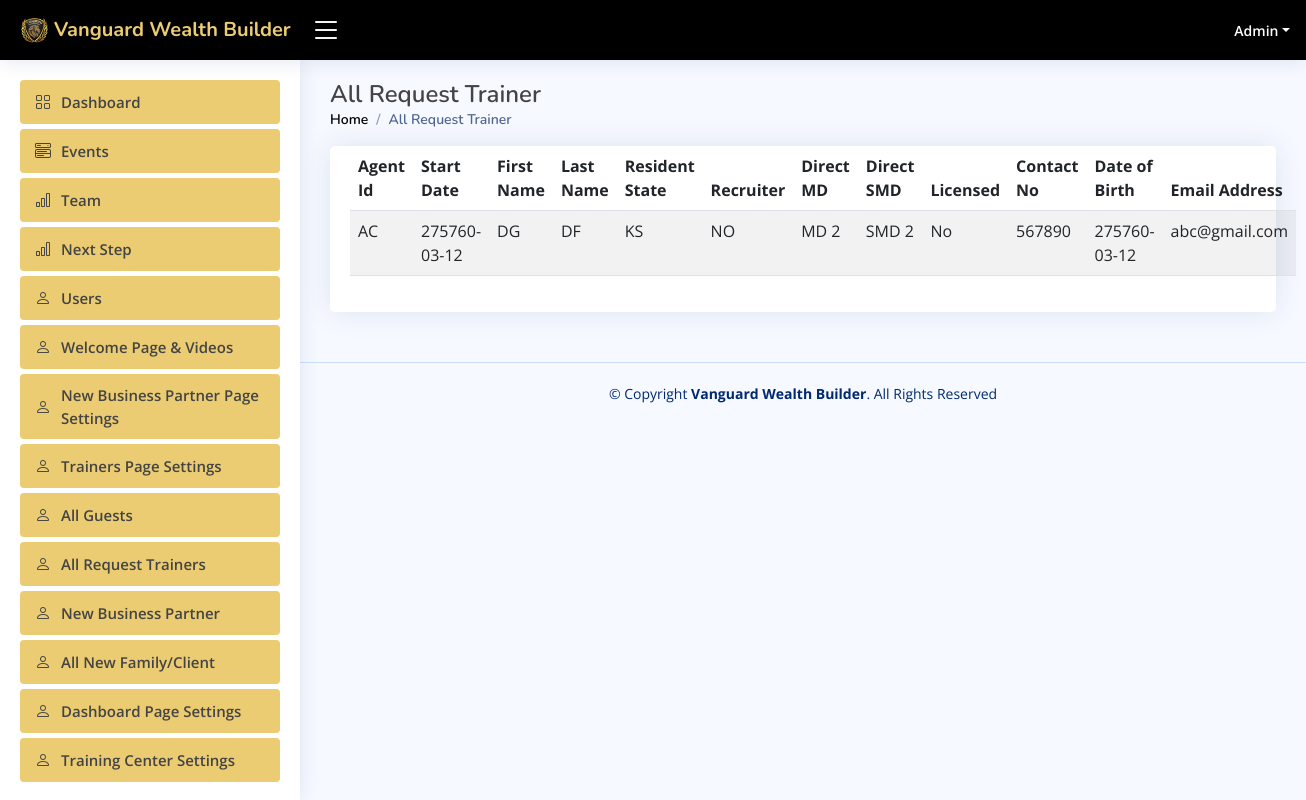
The app's page /admin/business_partners.php (signed in) with its own data.
### tables this page shows
CREATE TABLE `users` (
  `id` int(11) NOT NULL,
  `user_type` int(11) NOT NULL DEFAULT '0' COMMENT '0=user,1=admin',
  `fname` varchar(50) DEFAULT NULL,
  `lname` varchar(150) DEFAULT NULL,
  `agent_code` int(150) DEFAULT NULL,
  `email` varchar(50) DEFAULT NULL,
  `phone` varchar(100) DEFAULT NULL,
  `business_patner` varchar(150) DEFAULT NULL,
  `us_states` varchar(150) DEFAULT NULL,
  `password` varchar(255) DEFAULT NULL,
  `status` int(11) NOT NULL DEFAULT '0' COMMENT '1=active,0=block',
  `reset_token` varchar(10) DEFAULT NULL,
  `image_path` varchar(255) DEFAULT NULL,
  `notes` text,
  `address` text,
  `create_date` datetime DEFAULT NULL,
  `updated_date` datetime DEFAULT NULL
);

### serverside/functions.php (called while the page is built, shortened)
<?php
require_once 'crud.php';
class Functions
{
    private $db;
    function __construct()
    {
        $this->db = new Database();
        $this->db->connect();
    }
    function getSingleUser($id)
    {
        $sql = "select * from users where id='$id'";
        if ($this->db->sql($sql)) {
            return $this->db->getResult();
        }
    }
    function getAllBusinessPartners()
    {
        $sql = "select * from `new-recruit`";
        if ($this->db->sql($sql)) {
            return $this->db->getResult();
        }
    }
}

### serverside/crud.php (called while the page is built, shortened)
<?php
class Database {
       private $db_host = "localhost";
       private $db_user = "root";
       private $db_pass = "";
       private $db_name = "wanguard";
    private $con = false;
    private $myconn = "";
    private $result = array();
    public function connect() {
        if (!$this->con) {
            $this->myconn = new mysqli($this->db_host, $this->db_user, $this->db_pass, $this->db_name);
            if ($this->myconn->connect_errno > 0) {
                array_push($this->result, $this->myconn->connect_error);
                return false;
            } else {
                $this->con = true;
                return true;
            }
        } else {
            return true;
        }
    }
    public function sql($sql) {
        $this->result = array();
        $query = $this->myconn->query($sql);
        if ($query) {
            $this->numResults = 0;
            if (isset($query->num_rows) && ( $query->num_rows > 0)) {
                $this->numResults = $query->num_rows;
            }
            for ($i = 0; $i < $this->numResults; $i++) {
                $r = $query->fetch_array();
                $key = array_keys($r);
                for ($x = 0; $x < count($key); $x++) {
                    if (!is_int($key[$x])) {
                        if ($query->num_rows >= 1) {
                            $this->result[$i][$key[$x]] = $r[$key[$x]];
                        } else {
                            $this->result = null;
                        }
                    }
                }
            }
            return true;
        } else {
            array_push($this->result, $this->myconn->error);
            return false;
        }
    }
    public function getResult() {
        $val = $this->result;
        $this->result = array();
        return $val;
    }
}

### admin/business_partners.php (the view, shortened to what this page needs)
<?php
include_once "includes/dashboard-header.php";
$func=new Functions();
$all_business_partners=$func->getAllBusinessPartners();
?>
    <main id="main" class="main">
        <div class="pagetitle">
            <h1>All Request Trainer</h1>
            <nav>
                <ol class="breadcrumb">
                    <li class="breadcrumb-item"><a href="index">Home</a></li>
                    <li class="breadcrumb-item active">All Request Trainer</li>
                </ol>
            </nav>
        </div>
        <section class="section">
            <div class="row">
                <div class="col-lg-12">
                    <div class="card">
                        <div class="card-body">
                            <table class="table table-striped">
                                <thead>
                                <tr>
                                    <th>Agent Id</th>
                                    <th>Start Date</th>
                                    <th>First Name</th>
                                    <th>Last Name</th>
                                    <th>Resident State</th>
                                    <th>Recruiter</th>
                                    <th>Direct MD</th>
                                    <th>Direct SMD</th>
                                    <th>Licensed</th>
                                    <th>Contact No</th>
                                    <th>Date of Birth</th>
                                    <th>Email Address</th>
                                </tr>
                                </thead>
                                <tbody>
                                <?php
                                foreach ($all_business_partners as $all_business_partner){
                                    ?>
                                    <tr>
                                        <td><?= $all_business_partner['agent_id'] ?></td>
                                        <td><?= $all_business_partner['start_date'] ?></td>
                                        <td><?= $all_business_partner['f_name'] ?></td>
                                        <td><?= $all_business_partner['l_name'] ?></td>
                                        <td><?= $all_business_partner['resident_state'] ?></td>
                                        <td><?= $all_business_partner['recruiter'] ?></td>
                                        <td><?= $all_business_partner['direct_MD'] ?></td>
                                        <td><?= $all_business_partner['direct_SMD'] ?></td>
                                        <td><?= $all_business_partner['licensed'] ?></td>
                                        <td><?= $all_business_partner['contact_no'] ?></td>
                                        <td><?= $all_business_partner['birthdate'] ?></td>
                                        <td><?= $all_business_partner['email_address'] ?></td>
                                    </tr>
                                    <?php
                                }
                                ?>
                                </tbody>
                            </table>
                        </div>
                    </div>
                </div>
            </div>
        </section>
    </main>
<?php include_once "includes/dashboard-footer.php" ?>

### admin/includes/dashboard-header.php (shortened to what this page needs)
<?php
include_once "../serverside/functions.php";
    ?>
    <?php
$func = new Functions();
$users1 = $func->getSingleUser($_SESSION['user_id']);
if (!empty($users1)) {
    $user1 = $users1[0];
}
?>
<!DOCTYPE html>
<html lang="en">
<head>
    <link href="assets/vendor/bootstrap/css/bootstrap.min.css" rel="stylesheet">
    <link href="assets/vendor/bootstrap-icons/bootstrap-icons.css" rel="stylesheet">
    <link href="assets/vendor/boxicons/css/boxicons.min.css" rel="stylesheet">
    <link href="assets/vendor/quill/quill.snow.css" rel="stylesheet">
    <link href="assets/vendor/quill/quill.bubble.css" rel="stylesheet">
    <link href="assets/vendor/remixicon/remixicon.css" rel="stylesheet">
    <link href="assets/vendor/simple-datatables/style.css" rel="stylesheet">
    <link rel="stylesheet" href="https://cdnjs.cloudflare.com/ajax/libs/font-awesome/4.7.0/css/font-awesome.min.css">
    <link href="assets/css/style.css" rel="stylesheet">
</head>
<body>
<header id="header" class="header fixed-top d-flex align-items-center">
    <div class="d-flex align-items-center justify-content-between">
        <a href="index" class="logo d-flex align-items-center">
            <img src="./assets/img/logo.png" alt="">
            <span class="d-none d-lg-block">Vanguard Wealth Builder</span>
        </a>
        <i class="bi bi-list toggle-sidebar-btn"></i>
    </div>
    <nav class="header-nav ms-auto">
        <ul class="d-flex align-items-center">
            <li class="nav-item dropdown pe-3">
                <a class="nav-link nav-profile d-flex align-items-center pe-0" href="#" data-bs-toggle="dropdown">
                    <span class="d-none d-md-block dropdown-toggle ps-2"><?= $user1['fname'] ?></span>
                </a>
            </li>
        </ul>
    </nav>
</header>
<aside id="sidebar" class="sidebar">
    <ul class="sidebar-nav" id="sidebar-nav">
        <li class="nav-item">
            <a class="nav-link" href="index">
                <i class="bi bi-grid"></i>
                <span>Dashboard</span>
            </a>
        </li>
        <li class="nav-item">
            <a class="nav-link" href="events">
                <i class="bi bi-menu-button-wide"></i>
                <span>Events</span>
            </a>
        </li>
        <li class="nav-item">
            <a class="nav-link" href="teams">
                <i class="bi bi-bar-chart"></i>
                <span>Team</span>
            </a>
        </li>
        <li class="nav-item">
            <a class="nav-link" href="next_step">
                <i class="bi bi-bar-chart"></i>
                <span>Next Step</span>
            </a>
        </li>
        <li class="nav-item">
            <a class="nav-link" href="users">
                <i class="bi bi-person"></i>
                <span>Users</span>
            </a>
        </li>
        <li class="nav-item">
            <a class="nav-link" href="welcome">
                <i class="bi bi-person"></i>
                <span>Welcome Page & Videos</span>
            </a>
        </li>
        <li class="nav-item">
            <a class="nav-link" href="new_business_partner">
                <i class="bi bi-person"></i>
                <span>New Business Partner Page Settings</span>
            </a>
        </li>
        <li class="nav-item">
            <a class="nav-link" href="trainers_page_setting">
                <i class="bi bi-person"></i>
                <span>Trainers Page Settings</span>
            </a>
        </li>
        <li class="nav-item">
            <a class="nav-link" href="all_guest">
                <i class="bi bi-person"></i>
                <span>All Guests</span>
            </a>
        </li>
        <li class="nav-item">
            <a class="nav-link" href="request_trainer">
                <i class="bi bi-person"></i>
                <span>All Request Trainers</span>
            </a>
        </li>
        <li class="nav-item">
            <a class="nav-link" href="business_partners">
                <i class="bi bi-person"></i>
                <span>New Business Partner</span>
            </a>
        </li>
        <li class="nav-item">
            <a class="nav-link" href="new_client">
                <i class="bi bi-person"></i>
                <span>All New Family/Client </span>
            </a>
        </li>
        <li class="nav-item">
            <a class="nav-link" href="dashboard_page-settings">
                <i class="bi bi-person"></i>
                <span>Dashboard Page Settings</span>
            </a>
        </li>
        <li class="nav-item">
            <a class="nav-link" href="training_center_settings">
                <i class="bi bi-person"></i>
                <span>Training Center Settings</span>
            </a>
        </li>
    </ul>
</aside>

### admin/assets/css/style.css (style rules this page uses)
:root { scroll-behavior: smooth; }
body { font-family: "Open Sans", sans-serif; background: #f6f9ff; color: #444444; }
a { color: #4154f1; text-decoration: none; }
h1, h2, h3, h4, h5, h6 { font-family: "Nunito", sans-serif; }
#main { margin-top: 60px; padding: 20px 30px; transition: all 0.3s; }
.pagetitle { margin-bottom: 10px; }
.pagetitle h1 { font-size: 24px; margin-bottom: 0; font-weight: 600; }
.card { margin-bottom: 30px; border: none; border-radius: 5px; box-shadow: 0px 0 30px rgba(1, 41, 112, 0.1); }
.card-body { padding: 0 20px 20px 20px; }
.breadcrumb { font-size: 14px; font-family: "Nunito", sans-serif; color: #899bbd; font-weight: 600; }
.breadcrumb a { color: black; transition: 0.3s; }
.breadcrumb .breadcrumb-item::before { color: #899bbd; }
.breadcrumb .active { color: #51678f; font-weight: 600; }
.logo { line-height: 1; }
@media (min-width: 1200px) { .logo { width: 280px; } }
.logo img { max-height: 26px; margin-right: 6px; }
.logo span { font-size: 20px; font-weight: 700; color: #EBCC72; font-family: "Nunito", sans-serif; }
.header { transition: all 0.5s; z-index: 997; height: 60px; box-shadow: 0px 2px 20px rgba(1, 41, 112, 0.1); background-color: black; padding-left: 20px; }
.header .toggle-sidebar-btn { font-size: 32px; padding-left: 10px; cursor: pointer; color: white; }
.header-nav ul { list-style: none; }
.header-nav>ul { margin: 0; padding: 0; }
.header-nav .nav-profile { color: white; }
.header-nav .nav-profile span { font-size: 14px; font-weight: 600; }
.sidebar { position: fixed; top: 60px; left: 0; bottom: 0; width: 300px; z-index: 996; transition: all 0.3s; padding: 20px; overflow-y: auto; scrollbar-width: thin; scrollbar-color: #aab7cf transparent; box-shadow: 0px 0px 20px rgba(1, 41, 112, 0.1); background-color: #fff; }
@media (min-width: 1200px) { #main, #footer { margin-left: 300px; } }
.sidebar-nav { padding: 0; margin: 0; list-style: none; }
.sidebar-nav li { padding: 0; margin: 0; list-style: none; }
.sidebar-nav .nav-item { margin-bottom: 5px; }
.sidebar-nav .nav-link { display: flex; align-items: center; font-size: 15px; font-weight: 600; transition: 0.3; background: #EBCC72; padding: 10px 15px; border-radius: 4px; }
.sidebar-nav .nav-link i { font-size: 16px; margin-right: 10px; }

### records on screen
users: fname "Admin"
new-recruit: agent "AC", start_date "275760-03-12", f_name "DG", l_name "DF", resident_state "KS", recruiter "NO", direct_MD "MD 2", direct_SMD "SMD 2", licensed "No", contact_no "567890", birthdate "275760-03-12", email_address "abc@gmail.com"
